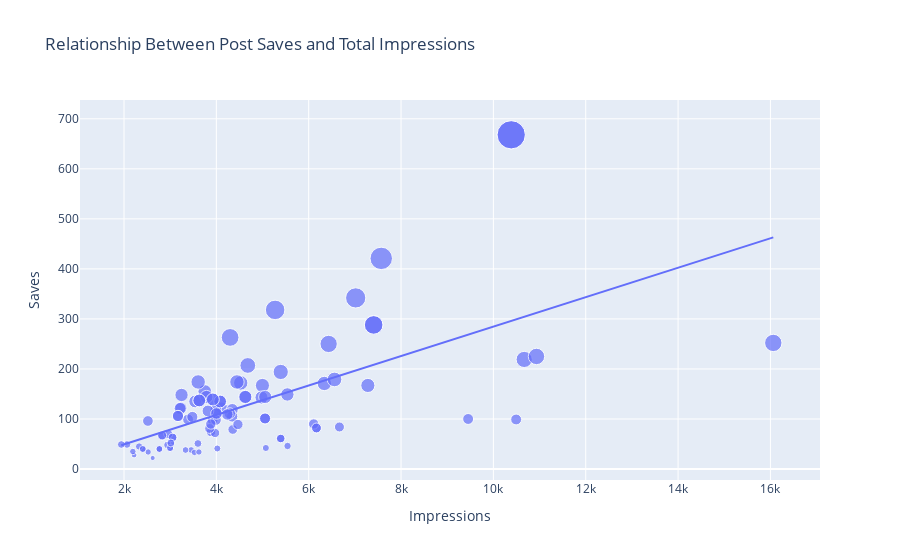

Notebook cell for this chart:
### Markdown cell above
Now let’s have a look at the relationship between the number of saves and the number of impressions

### Code cell
figure = px.scatter(data_frame = data, x="Impressions",
                    y="Saves", size="Saves", trendline="ols", 
                    title = "Relationship Between Post Saves and Total Impressions")
figure.show()
